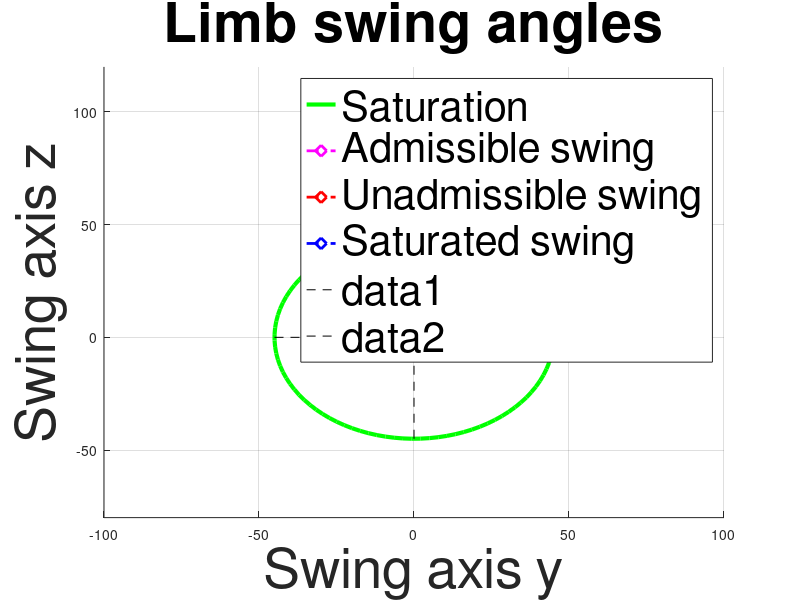

Source code (MATLAB):
clc
clear all
close all

X = [[5; 5].*rand(2,100) [-5; 5].*rand(2,100) [-5; -5].*rand(2,100) [5; -5].*rand(2,100)];
E = [45 45];
C = [-1;1];

X = X-C;

theta = atan2(X(2,:),X(1,:));
theta = linspace(0,2*pi,100);
k = 1./sqrt((E(2)*cos(theta)).^2 + (E(1)*sin(theta)).^2);
Y = [k.*E(1)*E(2).*cos(theta) ; k.*E(1)*E(2).*sin(theta)];
Y = Y;

figure
hold on
grid on
%plot(X(1,:), X(2,:), 'r*')
plot(Y(1,:), Y(2,:), 'g', 'LineWidth',3)
xlim([-100 100])
ylim([-80 120])
xlabel('Swing axis y','fontsize',40)
ylabel('Swing axis z','fontsize',40)

plot([0 30], [0 15], 'm--d', 'LineWidth',2, 'MarkerSize', 15)
plot([0 30], [0 50], 'r--d', 'LineWidth',2, 'MarkerSize', 15)
theta = atan2(deg2rad(50),deg2rad(30));
k = 1./sqrt((E(2)*cos(theta)).^2 + (E(1)*sin(theta)).^2);
Y = [k.*E(1)*E(2).*cos(theta) ; k.*E(1)*E(2).*sin(theta)];

plot([0 Y(1,:)], [0 Y(2,:)], 'b--d', 'LineWidth',2, 'MarkerSize', 15)
title('Limb swing angles','fontsize',40)
legend({'Saturation', 'Admissible swing', 'Unadmissible swing', 'Saturated swing'},'fontsize',30)
plot([-45 45], [0 0], 'k--')
plot([0 0], [-45 45], 'k--')